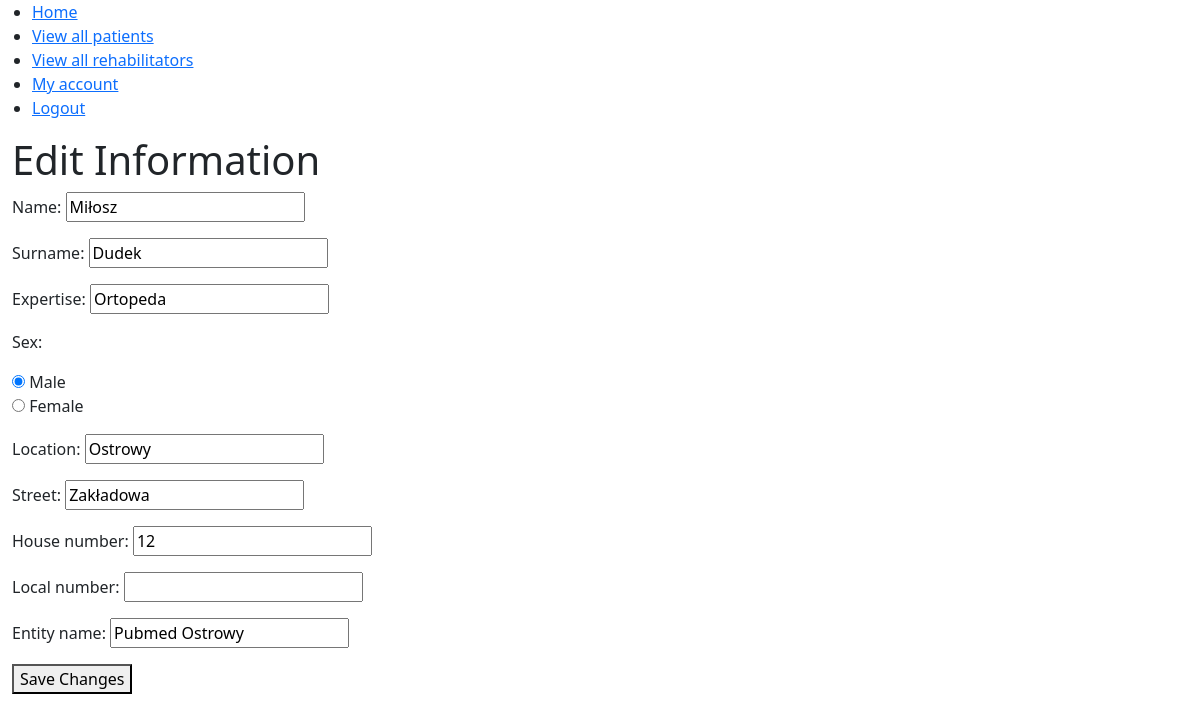
Page /rehab/my_account/edit/ (signed in) on the committed database.
### rehab/models.py (models this page shows, shortened)
class Rehabilitator(models.Model):
    user = models.OneToOneField(User, on_delete=models.CASCADE)
    name = models.CharField(max_length=30)
    surname = models.CharField(max_length=30)
    expertise = models.CharField(max_length=30)
    sex = models.CharField(max_length=1, choices=(('M', 'Male'), ('F', 'Female')))
    location = models.CharField(max_length=30)
    street = models.CharField(max_length=60)
    house_number = models.CharField(max_length=10)
    local_number = models.CharField(max_length=10)
    entity_name = models.CharField(max_length=60)

### rehab/views.py (the view, shortened to what this page needs)
# urls.py: path('my_account/edit/', views.edit, name='edit'),
@login_required
def edit(request):
    user = request.user
    is_rehabilitator = None
    is_patient = None
    if hasattr(user, 'rehabilitator'):
        is_rehabilitator = True
        is_patient = False
    elif hasattr(user, 'patient'):
        is_rehabilitator = False
        is_patient = True
    if is_rehabilitator:
        if request.method == 'POST':
            form = RehabilitatorRegisterForm(request.POST, instance=user.rehabilitator)
            if form.is_valid():
                form.save()
                return redirect('telemedWebapp:home')
        else:
            form = RehabilitatorRegisterForm(instance=user.rehabilitator)
        return render(request, 'telemedWebapp/edit.html', {'form': form,
                                                           'is_rehabilitator': is_rehabilitator,
                                                           'is_patient': is_patient})

### rehab/forms.py (shortened to what this page needs)
class RehabilitatorRegisterForm(ModelForm):
    name = forms.CharField(max_length=30)
    surname = forms.CharField(max_length=30)
    expertise = forms.CharField(max_length=50)
    sex = forms.ChoiceField(choices=(('M', 'Male'), ('F', 'Female')), widget=forms.RadioSelect)
    location = forms.CharField(max_length=30)
    street = forms.CharField(max_length=50)
    house_number = forms.CharField(max_length=10)
    local_number = forms.CharField(required=False)
    entity_name = forms.CharField(max_length=50)
    class Meta:
        model = Rehabilitator
        fields = ['name', 'surname', 'expertise', 'sex', 'location', 'street', 'house_number', 'local_number',
                  'entity_name']

### rehab/templates/telemedWebapp/edit.html (shortened to what this page needs)
{% extends 'telemedWebapp/base.html' %}
{% block content %}
  <h1>Edit Information</h1>
  <form method="post">
    {{ form.as_p }}
    <button type="submit">Save Changes</button>
  </form>
{% endblock %}

### rows in the picture
Rehabilitator: name "Miłosz", surname "Dudek", expertise "Ortopeda", sex "☑ Male ☐ Female", location "Ostrowy", street "Zakładowa", house_number "12", entity_name "Pubmed Ostrowy"
